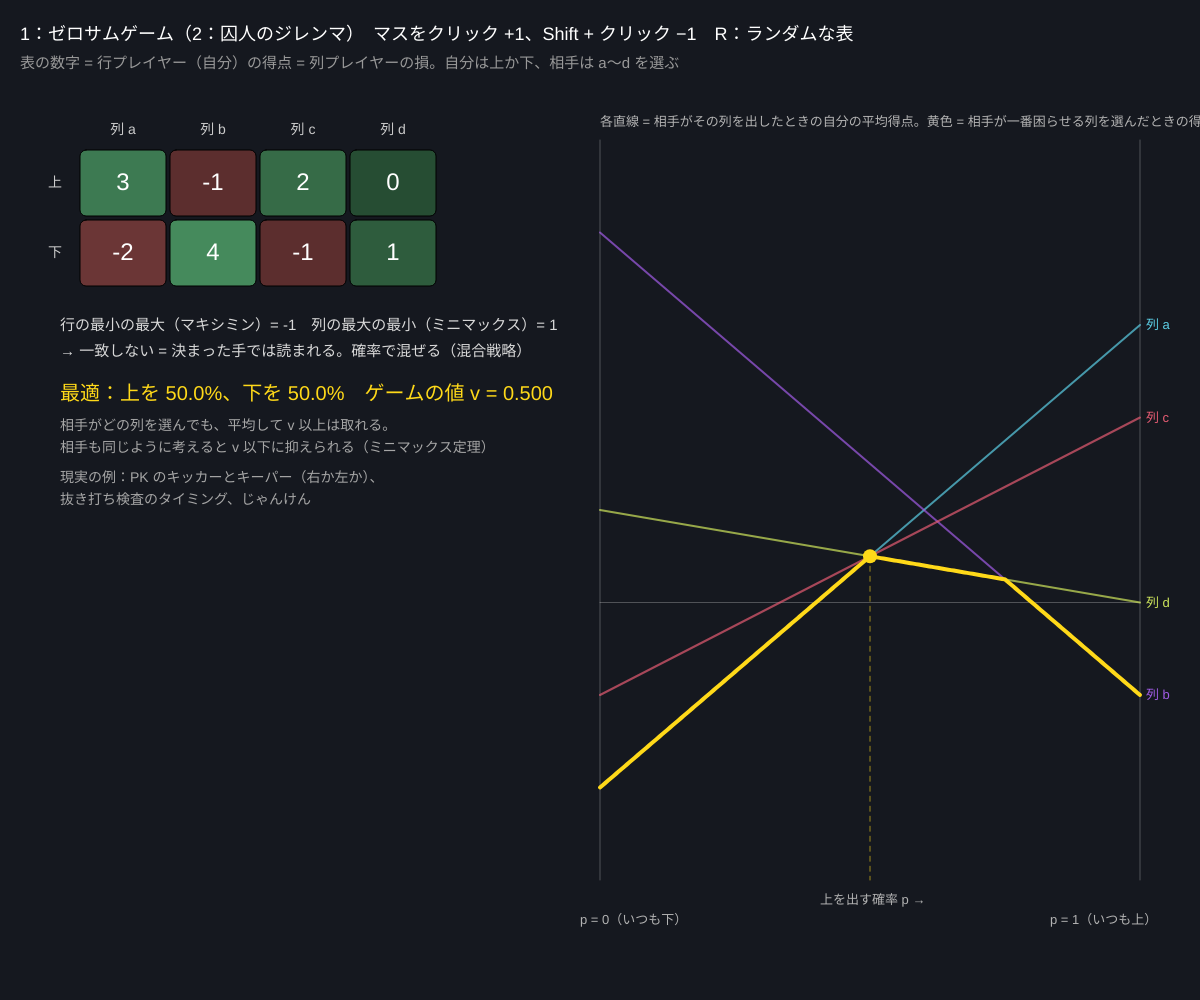
Frame 1 (no input)
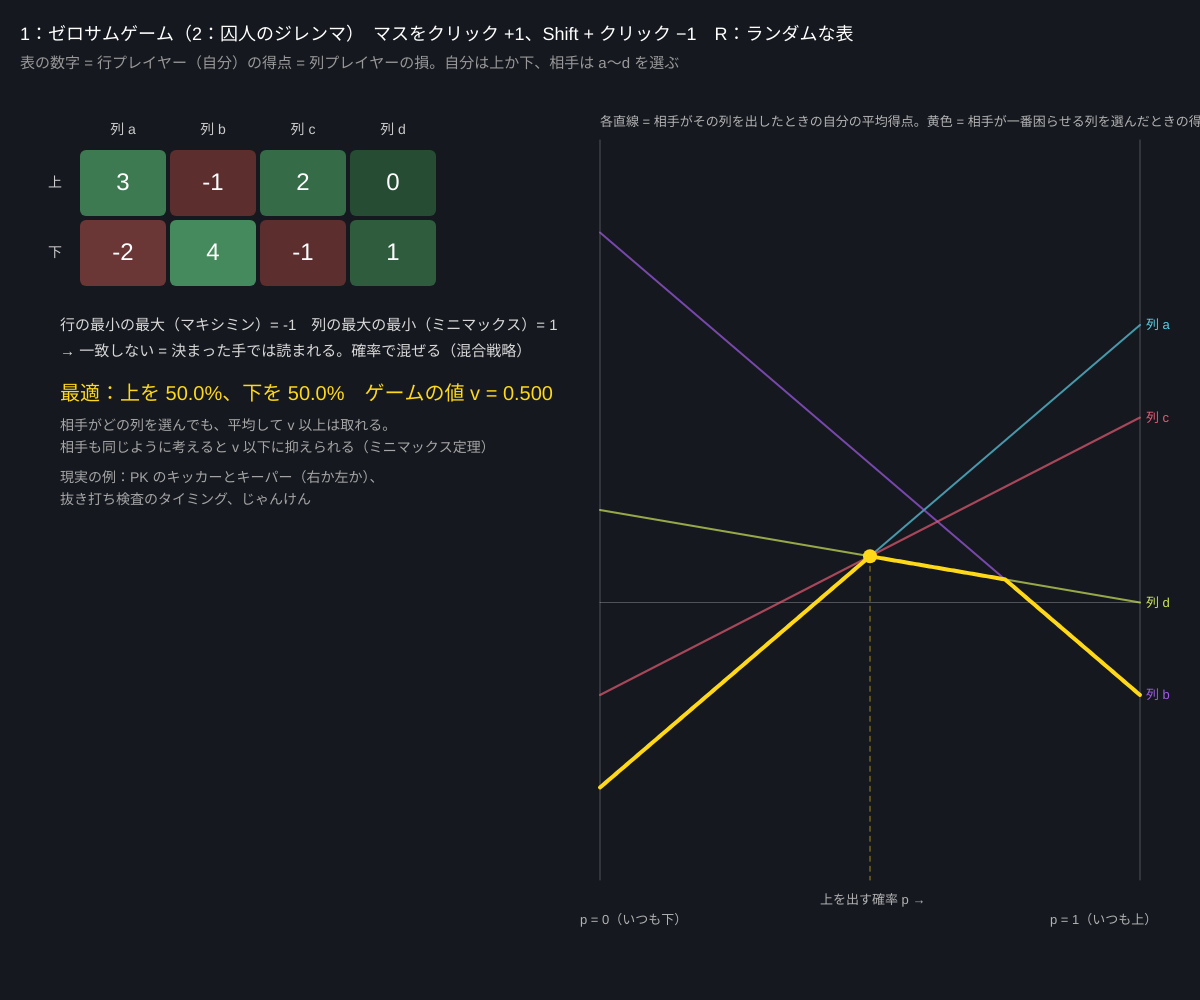
Frame 60 (no input)
Frame 120 (the mouse pressed at the canvas centre since frame 60): identical to frame 60, image omitted

The p5.js sketch that drew these frames (run headless with seeded random() and noise() and a simulated clock; from frame 60 on, the mouse is pressed at the canvas centre):

// p5.js sketch
// ── sketch.js
// ============================================
// 13 ゲーム理論 ─ ミニマックスと囚人のジレンマ
// 相手も考えて動くときの意思決定。1：ゼロサムゲーム（自分の得 = 相手の損）は「混合戦略」を図で解く
//   行プレイヤーは確率 p で上の手を出す。相手が一番困らせる手を選んでも得られる量（下側の折れ線）を最大にする p がミニマックス解
// 2：囚人のジレンマを 200 回くり返すと？ いろいろな戦略の総当たり戦と、強い戦略が増える「進化」
// 1・2 = 切りかえ / 1 のとき：マスをクリック = +1（Shift + クリック = −1）、R = ランダムな表 / 2 のとき：スペース = 対戦、←→ = ミスの確率、E = 進化
// ============================================

let view = 1;
let A = [[3, -1, 2, 0], [-2, 4, -1, 1]];  // ★ 行プレイヤーの得点（列プレイヤーはその逆）
// --- 囚人のジレンマ ---
let PAY = { CC: 3, CD: 0, DC: 5, DD: 1 };  // ★ 自分の得点（自分の手・相手の手）
let ROUNDS = 200, noiseP = 0.0;
let strategies = [
  { name: 'いつも協力', f: (me, op) => true },
  { name: 'いつも裏切り', f: (me, op) => false },
  { name: 'しっぺ返し', f: (me, op) => op.length ? op[op.length - 1] : true },
  { name: 'トリガー', f: (me, op) => !op.includes(false) },
  { name: 'ランダム', f: (me, op) => Math.random() < 0.5 },
  { name: 'パブロフ', f: (me, op) => !me.length || me[me.length - 1] === op[op.length - 1] },
  { name: '寛容しっぺ', f: (me, op) => !(op.length >= 2 && !op[op.length - 1] && !op[op.length - 2]) },
];
let M = null, totals = [];               // 総当たりの平均得点
let shares = [], shareLog = [], evolving = false;

function setup() {
  createCanvas(windowWidth, windowHeight);
  colorMode(HSB, 360, 100, 100, 100);
  tournament();
}

// ---------- 1：ゼロサムゲーム ----------
function rowValue(p, j) { return p * A[0][j] + (1 - p) * A[1][j]; }
function lowerEnv(p) { let m = Infinity; for (let j = 0; j < A[0].length; j++) m = min(m, rowValue(p, j)); return m; }
// ★ 下側の折れ線の一番高い点：p = 0, 1 と、直線どうしの交点だけ調べればよい
function solveGame() {
  let cand = [0, 1], n = A[0].length;
  for (let a = 0; a < n; a++) for (let b = a + 1; b < n; b++) {
    let den = (A[0][a] - A[1][a]) - (A[0][b] - A[1][b]);
    if (abs(den) > 1e-9) { let p = (A[1][b] - A[1][a]) / den; if (p > 0 && p < 1) cand.push(p); }
  }
  let best = { p: 0, v: -Infinity };
  for (let p of cand) { let v = lowerEnv(p); if (v > best.v + 1e-9) best = { p, v }; }
  return best;
}
function cellRect(i, j) { return { x: 80 + j * 90, y: 150 + i * 70, w: 86, h: 66 }; }

function drawZeroSum() {
  let n = A[0].length, sol = solveGame();
  textAlign(CENTER, CENTER);
  for (let j = 0; j < n; j++) { fill(0, 0, 80); textSize(14); text('列 ' + 'abcdef'[j], cellRect(0, j).x + 43, 130); }
  for (let i = 0; i < 2; i++) {
    fill(0, 0, 80); textSize(14); text(i === 0 ? '上' : '下', 55, cellRect(i, 0).y + 33);
    for (let j = 0; j < n; j++) {
      let r = cellRect(i, j), v = A[i][j];
      fill(v >= 0 ? color(140, 50, 30 + v * 6) : color(0, 50, 30 - v * 6)); rect(r.x, r.y, r.w, r.h, 6);
      fill(0, 0, 100); textSize(24); text(v, r.x + r.w / 2, r.y + r.h / 2);
    }
  }
  textAlign(LEFT, BASELINE);
  // 鞍点（純粋戦略の解）があるか
  let rowMin = [0, 1].map(i => min(A[i])), maximin = max(rowMin);
  let colMax = A[0].map((_, j) => max(A[0][j], A[1][j])), minimax = min(colMax);
  fill(0, 0, 85); textSize(15);
  let ty = 330;
  text('行の最小の最大（マキシミン）= ' + maximin + '　列の最大の最小（ミニマックス）= ' + minimax, 60, ty);
  text(maximin === minimax ? '→ 一致する = 鞍点あり。決まった手（純粋戦略）で解ける' : '→ 一致しない = 決まった手では読まれる。確率で混ぜる（混合戦略）', 60, ty + 26);
  fill(50, 90, 100); textSize(20);
  text('最適：上を ' + nf(100 * sol.p, 1, 1) + '%、下を ' + nf(100 * (1 - sol.p), 1, 1) + '%　ゲームの値 v = ' + nf(sol.v, 1, 3), 60, ty + 70);
  fill(0, 0, 65); textSize(14);
  text('相手がどの列を選んでも、平均して v 以上は取れる。', 60, ty + 100);
  text('相手も同じように考えると v 以下に抑えられる（ミニマックス定理）', 60, ty + 122);
  text('現実の例：PK のキッカーとキーパー（右か左か）、', 60, ty + 152);
  text('抜き打ち検査のタイミング、じゃんけん', 60, ty + 174);

  // 右：図解
  let gx = width * 0.5, gy = 140, gw = width - gx - 60, gh = height - 260;
  let vals = A[0].concat(A[1]), hi = max(vals) + 1, lo = min(vals) - 1;
  let X = p => gx + p * gw, Y = v => gy + gh - (v - lo) / (hi - lo) * gh;
  stroke(0, 0, 100, 25); strokeWeight(1); line(gx, Y(0), gx + gw, Y(0)); line(gx, gy, gx, gy + gh); line(gx + gw, gy, gx + gw, gy + gh);
  for (let j = 0; j < n; j++) { stroke((j * 80 + 190) % 360, 60, 90, 70); strokeWeight(2); line(X(0), Y(A[1][j]), X(1), Y(A[0][j])); noStroke(); fill((j * 80 + 190) % 360, 60, 90); textSize(13); text('列 ' + 'abcdef'[j], X(1) + 6, Y(A[0][j]) + 4); }
  noFill(); stroke(50, 90, 100); strokeWeight(4);
  beginShape(); for (let p = 0; p <= 1.0001; p += 0.005) vertex(X(p), Y(lowerEnv(p))); endShape();
  noStroke(); fill(50, 90, 100); circle(X(sol.p), Y(sol.v), 14);
  stroke(50, 90, 100, 60); strokeWeight(1); drawingContext.setLineDash([5, 5]); line(X(sol.p), Y(sol.v), X(sol.p), gy + gh); drawingContext.setLineDash([]);
  noStroke(); fill(0, 0, 70); textSize(13);
  text('上を出す確率 p →', gx + gw / 2 - 50, gy + gh + 24);
  text('p = 0（いつも下）', gx - 20, gy + gh + 44); text('p = 1（いつも上）', gx + gw - 90, gy + gh + 44);
  text('各直線 = 相手がその列を出したときの自分の平均得点。黄色 = 相手が一番困らせる列を選んだときの得点', gx, gy - 14);
}

// ---------- 2：囚人のジレンマ ----------
function play(a, b) {
  let ha = [], hb = [], sa = 0, sb = 0;
  for (let t = 0; t < ROUNDS; t++) {
    let ma = strategies[a].f(ha, hb), mb = strategies[b].f(hb, ha);
    if (Math.random() < noiseP) ma = !ma;          // ★ ミス（手がすべる）
    if (Math.random() < noiseP) mb = !mb;
    sa += PAY[(ma ? 'C' : 'D') + (mb ? 'C' : 'D')]; sb += PAY[(mb ? 'C' : 'D') + (ma ? 'C' : 'D')];
    ha.push(ma); hb.push(mb);
  }
  return [sa / ROUNDS, sb / ROUNDS];
}
function tournament() {
  let n = strategies.length;
  M = []; for (let i = 0; i < n; i++) M.push(new Array(n).fill(0));
  for (let i = 0; i < n; i++) for (let j = i; j < n; j++) { let r = play(i, j); M[i][j] = r[0]; M[j][i] = r[1]; if (i === j) M[i][i] = (r[0] + r[1]) / 2; }
  totals = M.map(row => row.reduce((a, b) => a + b, 0) / n);
  shares = strategies.map(() => 1 / n); shareLog = [shares.slice()];
}
// ★ 進化（レプリケーター・ダイナミクス）：平均より稼ぐ戦略が増える
function evolveStep() {
  let n = strategies.length, fit = [];
  for (let i = 0; i < n; i++) { fit[i] = 0; for (let j = 0; j < n; j++) fit[i] += shares[j] * M[i][j]; }
  let avg = 0; for (let i = 0; i < n; i++) avg += shares[i] * fit[i];
  shares = shares.map((s, i) => s * fit[i] / max(1e-9, avg));
  shareLog.push(shares.slice()); if (shareLog.length > 400) shareLog.shift();
}
function drawPD() {
  if (evolving) evolveStep();
  let n = strategies.length, cs = min(70, (width * 0.45 - 160) / n);
  let tx = 170, ty = 150;
  textSize(12); textAlign(CENTER, CENTER);
  for (let i = 0; i < n; i++) {
    fill((i * 51) % 360, 60, 95); text(i + 1, tx + i * cs + cs / 2, ty - 16);
    textAlign(RIGHT, CENTER); text((i + 1) + '. ' + strategies[i].name, tx - 10, ty + i * cs * 0.6 + cs * 0.3); textAlign(CENTER, CENTER);
    for (let j = 0; j < n; j++) {
      let v = M[i][j];
      fill(map(v, 0, 5, 0, 140), 60, 25 + v * 12); rect(tx + j * cs, ty + i * cs * 0.6, cs - 2, cs * 0.6 - 2, 3);
      fill(0, 0, 100); text(nf(v, 1, 2), tx + j * cs + cs / 2, ty + i * cs * 0.6 + cs * 0.3);
    }
  }
  textAlign(LEFT, BASELINE);
  let by = ty + n * cs * 0.6 + 40;
  fill(0, 0, 80); textSize(14); text('総当たりの平均得点（1 回あたり）', 40, by);
  let order = totals.map((t, i) => i).sort((a, b) => totals[b] - totals[a]);
  order.forEach((i, k) => {
    let y = by + 14 + k * 26;
    fill((i * 51) % 360, 60, 95); rect(170, y, totals[i] / 5 * (width * 0.3), 20, 3);
    fill(0, 0, 90); textSize(13); text((k + 1) + '. ' + strategies[i].name, 40, y + 15); text(nf(totals[i], 1, 2), 176 + totals[i] / 5 * (width * 0.3), y + 15);
  });
  // 右：進化
  let gx = width * 0.55, gy = 150, gw = width - gx - 60, gh = height - 300;
  fill(0, 0, 80); textSize(14); text('進化（E）：得点の高い戦略の割合が増えていく　世代 ' + (shareLog.length - 1), gx, gy - 16);
  stroke(0, 0, 100, 25); strokeWeight(1); line(gx, gy + gh, gx + gw, gy + gh); line(gx, gy, gx, gy + gh);
  for (let i = 0; i < n; i++) {
    noFill(); stroke((i * 51) % 360, 60, 95); strokeWeight(2.5);
    beginShape(); shareLog.forEach((s, k) => vertex(gx + k / 399 * gw, gy + gh - s[i] * gh)); endShape();
  }
  noStroke(); textSize(13);
  let last = shareLog[shareLog.length - 1];
  strategies.forEach((s, i) => { fill((i * 51) % 360, 60, 95); text(s.name + ' ' + nf(100 * last[i], 1, 1) + '%', gx + (i % 4) * (gw / 4), gy + gh + 30 + floor(i / 4) * 22); });
  fill(0, 0, 65); textSize(14);
  text('得点表：両方協力 3・3、両方裏切り 1・1、自分だけ裏切り 5・0。1 回なら裏切りが得なのに、くり返すと？', 40, height - 50);
}

function draw() {
  background(225, 30, 12);
  if (view === 1) drawZeroSum(); else drawPD();
  fill(0, 0, 100); textSize(18);
  text(view === 1 ? '1：ゼロサムゲーム（2：囚人のジレンマ）　マスをクリック +1、Shift + クリック −1　R：ランダムな表'
                  : '2：囚人のジレンマ（1：ゼロサム）　スペース：もう一度対戦　←→ ミスの確率 ' + nf(noiseP, 1, 2) + '　E：進化 ' + (evolving ? 'ON' : 'off'), 20, 40);
  fill(0, 0, 60); textSize(15);
  text(view === 1 ? '表の数字 = 行プレイヤー（自分）の得点 = 列プレイヤーの損。自分は上か下、相手は a〜d を選ぶ'
                  : '7 つの戦略で総当たり（各 ' + ROUNDS + ' 回くり返し）。表 = 行の戦略が列の戦略（番号）と戦ったときの、行の 1 回あたりの得点', 20, 68);
}

function mousePressed() {
  if (view !== 1) return;
  for (let i = 0; i < 2; i++) for (let j = 0; j < A[0].length; j++) {
    let r = cellRect(i, j);
    if (mouseX > r.x && mouseX < r.x + r.w && mouseY > r.y && mouseY < r.y + r.h) A[i][j] = constrain(A[i][j] + (keyIsDown(SHIFT) ? -1 : 1), -9, 9);
  }
}
function keyPressed() {
  if (key === '1') view = 1;
  if (key === '2') view = 2;
  if (view === 1 && (key === 'r' || key === 'R')) A = [0, 1].map(() => A[0].map(() => floor(random(-5, 6))));
  if (view === 2) {
    if (key === ' ') { tournament(); evolving = false; }
    if (key === RIGHT_ARROW) { noiseP = min(0.3, +(noiseP + 0.01).toFixed(2)); tournament(); }
    if (key === LEFT_ARROW) { noiseP = max(0, +(noiseP - 0.01).toFixed(2)); tournament(); }
    if (key === 'e' || key === 'E') { if (!evolving) { shares = strategies.map(() => 1 / strategies.length); shareLog = [shares.slice()]; } evolving = !evolving; }
  }
}

// ---------- やってみよう ----------
// 1. 表を「じゃんけん」っぽく（勝ち 1・負け −1）にすると最適な混ぜ方は？ 列を 3 つにして試そう（A の各行を 3 個に）
// 2. 鞍点のある表をつくろう。そのとき黄色の折れ線の頂上はどこにある？
// 3. 囚人のジレンマでミスの確率を 0.05 にすると、しっぺ返しとトリガーの順位はどう変わる？ パブロフは？
// 4. 自分の戦略を strategies に足そう（例：最初の 10 回は協力、あとは相手の協力率で決める）
